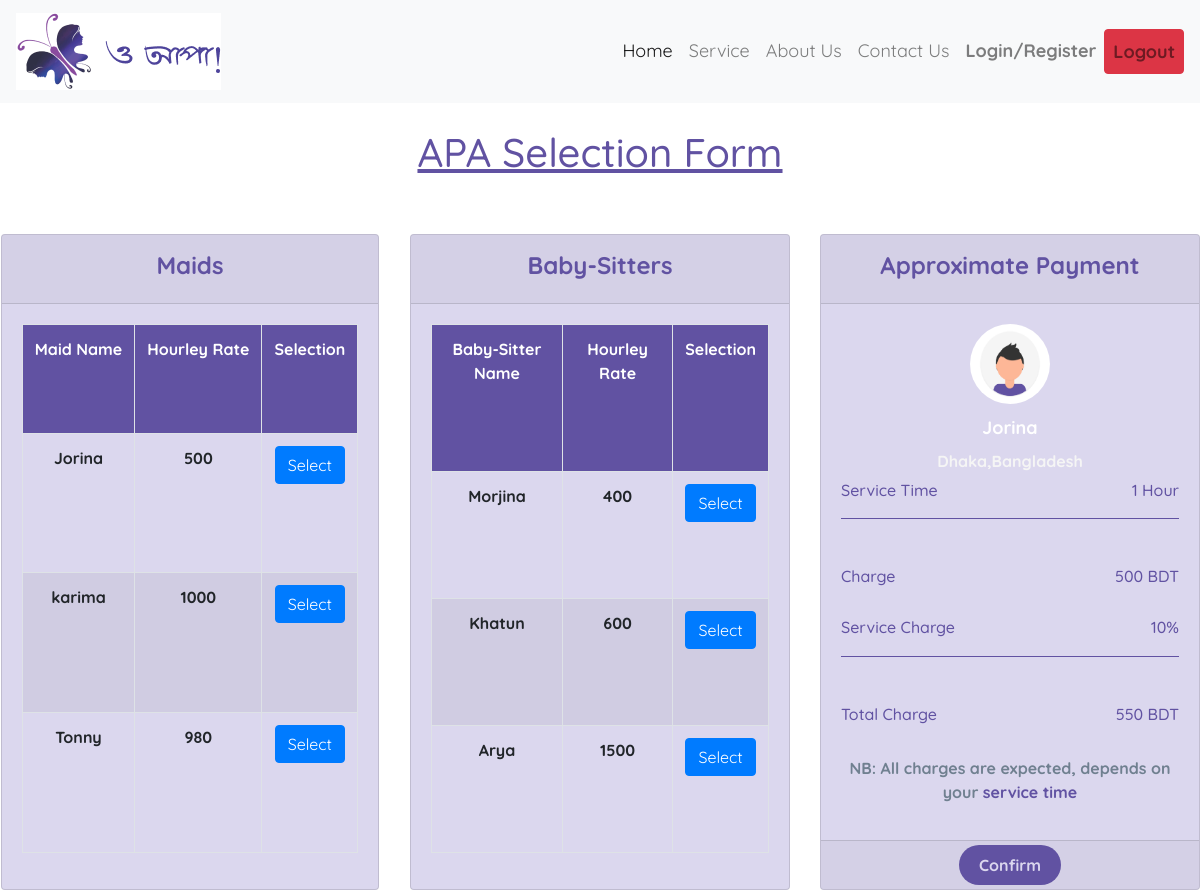
/Model/forms/selection.php?selectmId=14, run on the app's committed database.
### tables this page shows
CREATE TABLE `maid` (
  `maidid` int(11) NOT NULL,
  `maidname` char(50) NOT NULL,
  `maidrate` int(4) NOT NULL
);

CREATE TABLE `baby` (
  `babyid` int(11) NOT NULL,
  `babyname` char(50) NOT NULL,
  `babyrate` int(4) NOT NULL
);

### Model/forms/selection.php (the view, shortened to what this page needs)
<?php
 include 'conn.php';
$name = "";
$rate = 0;
  if(isset($_GET['selectmId'])){
    $smId = $_GET['selectmId'];
 $q = "select * from maid where maidid = '$smId' ";
 $query = mysqli_query($con,$q);
 while($res = mysqli_fetch_array($query)){
   $name = $res['maidname'];
   $rate = $res['maidrate'];
 }
  }
  $charge = 10;
  $total = $rate*0.1+$rate;
?>
<!DOCTYPE html>
<html lang="en">
  <head>
  <link rel="stylesheet" href="https://maxcdn.bootstrapcdn.com/bootstrap/4.0.0/css/bootstrap.min.css">
  <link rel="stylesheet" href="http://localhost/OApa!/View/styles/selection.css">
 <link rel="stylesheet" type="text/css" href="http://ajax.aspnetcdn.com/ajax/jquery.dataTables/1.9.4/css/jquery.dataTables.css">
  </head>
  <body>
      <div class="">
        <nav class="navbar navbar-expand-lg navbar-light bg-light">
          <a class="navbar-brand" href="#"
            ><img src="http://localhost/OApa!/View/icons/navlogo.png" alt=""
          /></a>
          <div
            class="collapse navbar-collapse nav justify-content-end"
            id="navbarNav"
          >
            <ul class="navbar-nav">
              <li class="nav-item active">
                <a class="nav-link" href="#"
                  >Home <span class="sr-only">(current)</span></a
                >
              </li>
              <li class="nav-item">
                <a class="nav-link" href="#service">Service</a>
              </li>
              <li class="nav-item">
                <a class="nav-link" href="#">About Us</a>
              </li>
              <li class="nav-item">
                <a class="nav-link" href="#contact">Contact Us</a>
              </li>
              <li class="nav-item">
                            <a class="nav-link" id="" href="#login"><b>Login/Register<b></a>
                        </li>
                        <li class="nav-item">
                <a class="nav-link btn btn-danger" id="logout-btn" href="logout.php"
                  ><b>Logout</b></a
                ></li>
            </ul>
          </div>
        </nav>
      </div>
      <h1>
        APA Selection Form
      </h1>
      <div class="row">
        <div class="col-md-4 d-flex justify-content-around ">
          <div id="card-bg" class="card text-center">
            <div class="card-header">
              <label for="">Maids</label><br />
            </div>
            <div class="card-body d-flex justify-content-around">
      <table  id="tabledata" class=" table table-striped table-hover table-bordered">
 <tr id="tr_head"class=" text-white text-center">
 <th> Maid Name </th>
 <th> Hourley Rate </th>
 <th> Selection</th>
 </tr >
 <?php
 include 'conn.php';
 $q = "select * from maid ";
 $query = mysqli_query($con,$q);
 while($res = mysqli_fetch_array($query)){
 ?>
 <tr id="tr_body" class="text-center">
 <td> <?php echo $res['maidname'];  ?> </td>
 <td> <?php echo $res['maidrate'];  ?> </td>
 <td> <button class="btn-primary btn"> <a href="selection.php?selectmId=<?php
 echo $res['maidid'];
 ?>" class="text-white"> Select </a>  </button> </td>
 </tr>
 <?php
 }
  ?>
 </table>
            </div>
          </div>
        </div>
        <div class="col-md-4 d-flex justify-content-around">
          <div id="card-bg" class="card text-center">
            <div class="card-header">
              <label for="">Baby-Sitters</label>
            </div>
            <div class="card-body d-flex justify-content-around">
              <table  id="tabledata" class=" table table-striped table-hover table-bordered">
 <tr id="tr_head"class=" text-white text-center">
 <th> Baby-Sitter Name </th>
 <th> Hourley Rate </th>
 <th> Selection </th>
 </tr >
 <?php
 include 'conn.php';
 $q = "select * from baby ";
 $query = mysqli_query($con,$q);
 while($res = mysqli_fetch_array($query)){
 ?>
 <tr id="tr_body" class="text-center">
 <td> <?php echo $res['babyname'];  ?> </td>
 <td> <?php echo $res['babyrate'];  ?> </td>
<td> <button class="btn-primary btn"> <a href="selection.php?selectId=<?php
 echo $res['babyid'];
 ?>" class="text-white"> Select </a>  </button> </td>
 </tr>
 <?php
 }
  ?>
 </table>
          </div>
          </div>
        </div>
        <div class="col-md-4 d-flex justify-content-around">
          <div id="card-bg" class="card text-center">
            <div class="card-header">
              <label for="">Approximate Payment</label>
            </div>
            <div class="card-body">
              <div class=img>
                <img src="http://localhost/OApa!/View/icons/userdp.png" alt="" class="user"><br>
                        <label id="username" for=""><?php echo $name ?></label><br>
                        <label id="address" for="">Dhaka,Bangladesh</label>
              </div>
              <div class="payment">
                <div id="info-section"class="d-flex justify-content-between"><h6  for="">Service Time</h6><h6 >1 Hour</h6> </div> <br>
                <br>
                 <div  class="d-flex justify-content-between"><h6>Charge</h6><h6><?php echo $rate ?> BDT</h6> </div> <br>
                  <div id="info-section" class="d-flex justify-content-between"><h6  for="">Service Charge</h6><h6 ><?php echo $charge ?>%</h6> </div> <br>
                  <br>
                   <div class="d-flex justify-content-between"><h6  for="">Total Charge</h6><h6 ><?php echo $total ?> BDT</h6> </div> <br>
                <p>NB: All charges are expected, depends on your <span>service time</span></p>
              </div>
            </div>
 <div class="card-footer">
                        <a id="btn" href="payment.php?name=<?php  echo $name;?>&&rate=<?php echo $rate; ?>">Confirm</a>
                        </div>
          </div>
        </div>
      </div>
  </body>
</html>

### View/styles/selection.css (style rules this page uses)
body { font-family: "Quicksand", sans-serif; }
.nav-link { color: #6152a2; font-size: large; }
#card-bg { background-color: #dbd7ee; }
h1 { color: #6152a2; text-align: center; text-decoration: underline; padding-bottom: 50px; padding-top: 25px; }
.user { height: 80px; width: 80px; border-radius: 50px; }
#username { color: white; font-size: large; font-weight: bold; text-align: center; margin-top: 10px; }
#address { color: whitesmoke; font-size: medium; font-weight: bold; text-align: center; }
#info-section { border-bottom: solid; border-width: thin; border-color: #6152a2; padding-bottom: 10px; }
p { color: slategray; }
span { color: #6152a2; font-size: medium; font-weight: bold; }
h6 { color: #6152a2; }
.card-header { color: #6152a2; font-weight: 700; font-size: x-large; }
#btn { background-color: #6152a2; color: #dbd7ee; font-weight: medium; border: none; border-radius: 20px; padding: 10px 20px; margin-bottom: 20px; }
#tr_head { background-color: #6152a2; }

### data on the page
maid: maidname "Jorina", maidrate "500", maidrate "550"
maid: maidname "karima", maidrate "1000"
maid: maidname "Tonny", maidrate "980"
baby: babyname "Morjina", babyrate "400"
baby: babyname "Khatun", babyrate "600"
baby: babyname "Arya", babyrate "1500"

### other printed values
$charge "10"
